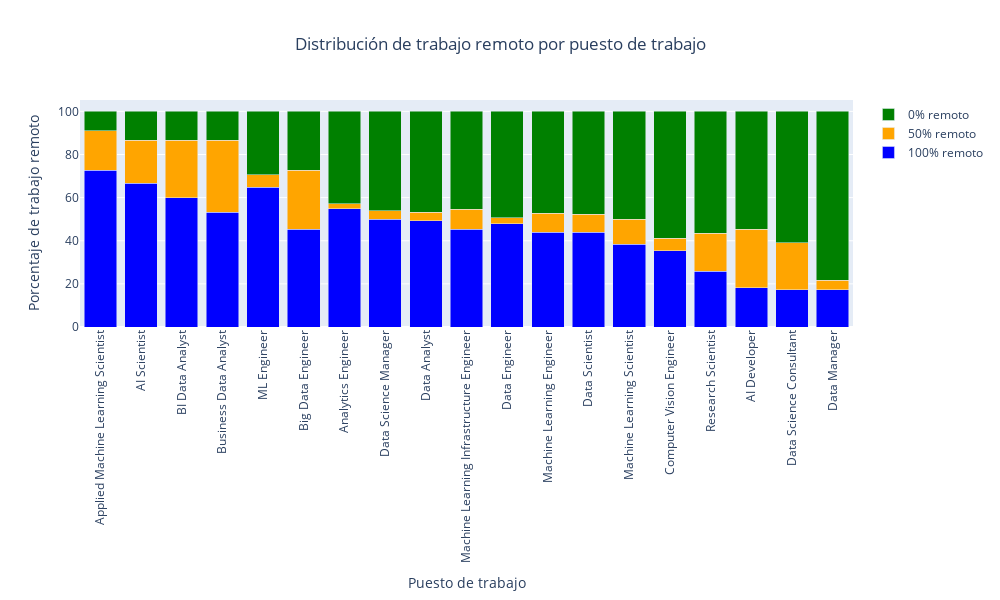

Notebook code for this chart:
### Code cell
#Grafico interactivo

# Crear las trazas para cada categoría (100% remoto, 50% remoto y 0% remoto)
fig = go.Figure()

fig.add_trace(go.Bar(
    x=df_all.index,
    y=df_all['100_remote'],
    name='100% remoto',
    marker_color='blue'
))

fig.add_trace(go.Bar(
    x=df_all.index,
    y=df_all['50_remote'],
    name='50% remoto',
    marker_color='orange'
))

fig.add_trace(go.Bar(
    x=df_all.index,
    y=df_all['0_remote'],
    name='0% remoto',
    marker_color='green'
))

# Hacer que las barras estén apiladas
fig.update_layout(barmode='stack')



# Añadir etiquetas y título
fig.update_layout(
    title={
        'text': "Distribución de trabajo remoto por puesto de trabajo",
        'x': 0.5,  # Centrar el título
        'xanchor': 'center'  # Anclarlo al centro
    },
    xaxis_title='Puesto de trabajo',
    yaxis_title='Porcentaje de trabajo remoto',
    xaxis_tickangle=-90,  # Rotar etiquetas del eje X
    height=600,
    width=1000
)

# Mostrar el gráfico
fig.show()

### Figure 1 — Plotly figure (JSON) as saved in the notebook; plotly's stock layout.template omitted (floating-point values rounded to 4 significant figures)
{"data": [{"marker": {"color": "blue"}, "name": "100% remoto", "type": "bar", "x": ["Applied Machine Learning Scientist", "AI Scientist", "BI Data Analyst", "Business Data Analyst", "ML Engineer", "Big Data Engineer", "Analytics Engineer", "Data Science Manager", "Data Analyst", "Machine Learning Infrastructure Engineer", "Data Engineer", "Machine Learning Engineer", "Data Scientist", "Machine Learning Scientist", "Computer Vision Engineer", "Research Scientist", "AI Developer", "Data Science Consultant", "Data Manager"], "y": [72.73, 66.67, 60, 53.33, 64.71, 45.45, 54.95, 50, 49.24, 45.45, 47.82, 43.84, 44.01, 38.46, 35.29, 25.81, 18.18, 17.39, 17.39]}, {"marker": {"color": "orange"}, "name": "50% remoto", "type": "bar", "x": ["Applied Machine Learning Scientist", "AI Scientist", "BI Data Analyst", "Business Data Analyst", "ML Engineer", "Big Data Engineer", "Analytics Engineer", "Data Science Manager", "Data Analyst", "Machine Learning Infrastructure Engineer", "Data Engineer", "Machine Learning Engineer", "Data Scientist", "Machine Learning Scientist", "Computer Vision Engineer", "Research Scientist", "AI Developer", "Data Science Consultant", "Data Manager"], "y": [18.18, 20, 26.67, 33.33, 5.88, 27.27, 2.2, 3.85, 4.06, 9.09, 2.85, 8.87, 8.24, 11.54, 5.88, 17.74, 27.27, 21.74, 4.35]}, {"marker": {"color": "green"}, "name": "0% remoto", "type": "bar", "x": ["Applied Machine Learning Scientist", "AI Scientist", "BI Data Analyst", "Business Data Analyst", "ML Engineer", "Big Data Engineer", "Analytics Engineer", "Data Science Manager", "Data Analyst", "Machine Learning Infrastructure Engineer", "Data Engineer", "Machine Learning Engineer", "Data Scientist", "Machine Learning Scientist", "Computer Vision Engineer", "Research Scientist", "AI Developer", "Data Science Consultant", "Data Manager"], "y": [9.09, 13.33, 13.33, 13.33, 29.41, 27.27, 42.86, 46.15, 46.7, 45.45, 49.33, 47.29, 47.75, 50, 58.82, 56.45, 54.55, 60.87, 78.26]}], "layout": {"barmode": "stack", "height": 600, "title": {"text": "Distribución de trabajo remoto por puesto de trabajo", "x": 0.5, "xanchor": "center"}, "width": 1000, "xaxis": {"tickangle": -90, "title": {"text": "Puesto de trabajo"}}, "yaxis": {"title": {"text": "Porcentaje de trabajo remoto"}}}}
